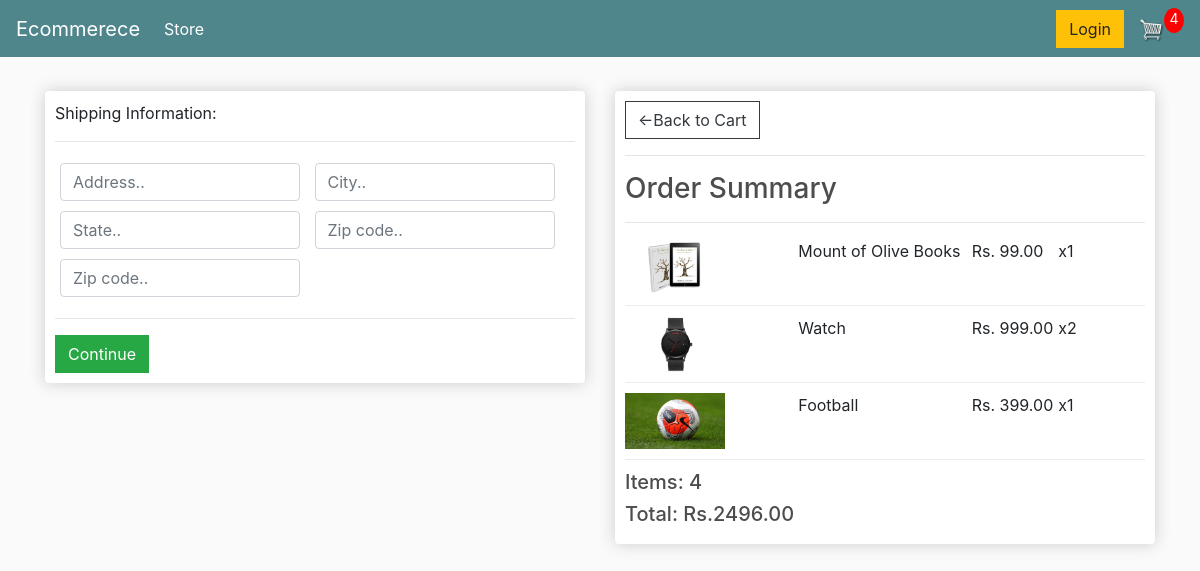
/checkout/ (signed in), run on an earlier commit of the app's database.
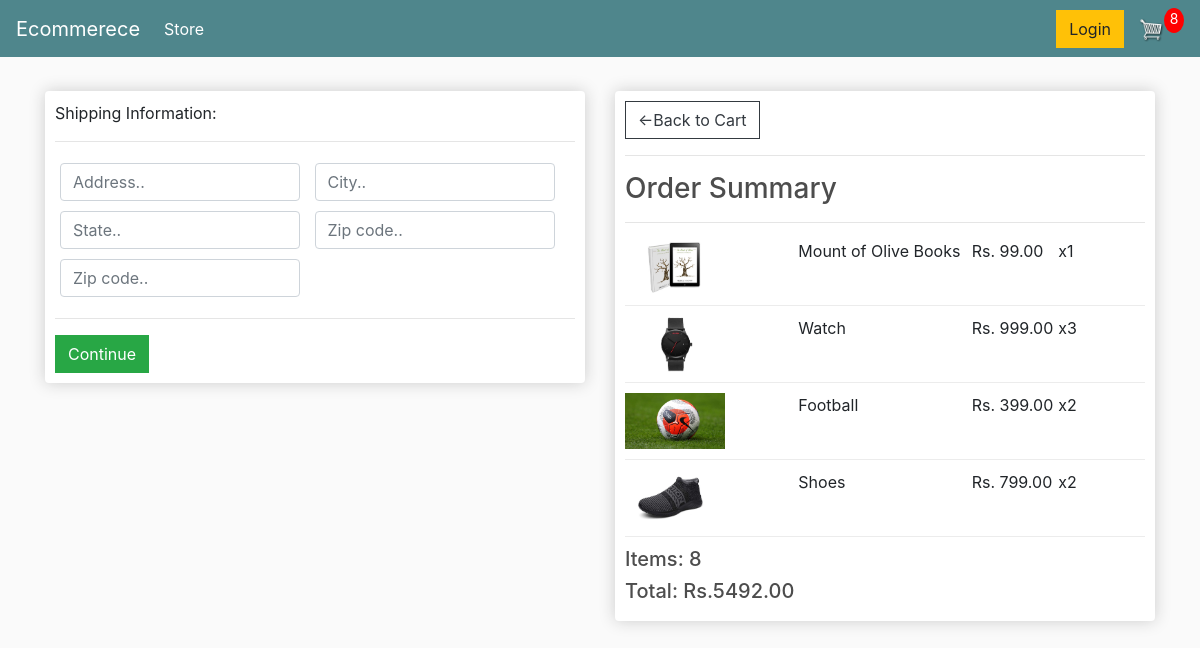
And on a later commit of the database.
### store/models.py (models this page shows, shortened)
class OrderItem(models.Model):
    product = models.ForeignKey(Product ,on_delete=models.SET_NULL, null=True, blank=True)
    order = models.ForeignKey(Order ,on_delete=models.SET_NULL, null=True, blank=True)
    quantity = models.IntegerField(default = 0, null=True, blank=True)
    date_added = models.DateTimeField(auto_now_add=True,null=True, blank=True)
    @property
    def get_total(self):
        total = self.quantity * self.product.price
        return total

class Product(models.Model):
    name = models.CharField(max_length = 200, null = True)
    price = models.DecimalField(max_digits=10,decimal_places=2)
    digital = models.BooleanField(default = False, null=True, blank=True)
    image = models.ImageField(null = True, blank= True)
    @property
    def image_url(self):
        try:
            url = self.image.url
        except:
            url = ''
        return url

class Order(models.Model):
    customer = models.ForeignKey(Customer ,on_delete=models.CASCADE, null=True, blank=True)
    date_ordered = models.DateTimeField(auto_now_add=True)
    complete = models.BooleanField(default = False, null=True, blank=True)
    transaction_id = models.CharField(max_length = 200, null = True)
    @property
    def cart_items(self):
        orderitems = self.orderitem_set.all()
        total = sum(item.quantity for item in orderitems)
        return total
    @property
    def cart_total(self):
        orderitems = self.orderitem_set.all()
        total = sum(item.get_total for item in orderitems)
        return total
    @property
    def shipping(self):
        shipping = False
        orderitems = self.orderitem_set.all()
        for item in orderitems:
            if item.product.digital == False:
                shipping = True
                break
        return shipping

### store/views.py (the view)
# urls.py: path('checkout/', views.checkout, name="checkout"),
def checkout(request):
    data = cookie_data(request)
    items = data['items']
    order = data['order']
    cart_items = data['cart_items']
    context = {'items':items,'order':order,'cart_items':cart_items}
    return render(request,"store/checkout.html",context)

### store/utils.py (called while the page is built)
def cookie_data(request):
    if request.user.is_authenticated:
        customer = request.user.customer
        order, created = Order.objects.get_or_create(customer = customer,complete = False)
        items = order.orderitem_set.all()
        cart_items = order.cart_items
    else:
        cookie_data = cookie_cart(request)
        items = cookie_data['items']
        order = cookie_data['order']
        cart_items = cookie_data['cart_items']
    return {'items':items,'order':order,'cart_items':cart_items}

### store/templates/store/checkout.html (shortened to what this page needs)
{% extends 'store/main.html' %}
{% load static %}
{% block content %}
    <div class="row">
        <div class="col-lg-6">
            <div class="box-element" id="form-wrapper">
                <form action="" id="form">
                    <div id="shipping-info">
                        <p>Shipping Information:</p>
						<hr>
						<div class="form-field">
							<input class="form-control" type="text" name="address" placeholder="Address..">
						</div>
						<div class="form-field">
							<input class="form-control" type="text" name="city" placeholder="City..">
						</div>
						<div class="form-field">
							<input class="form-control" type="text" name="state" placeholder="State..">
						</div>
						<div class="form-field">
							<input class="form-control" type="text" name="zipcode" placeholder="Zip code..">
						</div>
						<div class="form-field">
							<input class="form-control" type="text" name="country" placeholder="Zip code..">
						</div>
                    </div>
                    <hr>
                    <input id="form-button" class="btn btn-success btn-black" type="submit" value="Continue">
                </form>
            </div>
            <br>
        </div>
        <div class="col-lg-6">
            <div class="box-element">
                <a class="btn btn-outline-dark" href="{% url 'cart' %}">&#x2190;Back to Cart</a>
            <hr>
            <h3>Order Summary</h3>
            <hr>
            {% for item in items  %}
            <div class="cart-row">
                <div style="flex:2"><img class="row-image" src="{{item.product.image_url}}"></div>
                <div style="flex:2"><p>{{item.product.name}}</p></div>
                <div style="flex:1"><p>Rs. {{item.product.price}}</p></div>
                <div style="flex:1"><p>x{{item.quantity}}</p></div>
            </div>
            {% endfor %}
            <h5>Items:  {{order.cart_items}}</h5>
            <h5>Total:  Rs.{{order.cart_total|floatformat:2}}</h5>
        </div>
    </div>
{% endblock content%}

What changed in the data, as far as the page shows it:
changed OrderItem "Watch": quantity "2" → "3"
changed OrderItem "Football": quantity "1" → "2"
added OrderItem: product.image_url (picture), product.name "Shoes", product.price "799.00", quantity "2"
changed through a linked row, Order: cart_items "4" → "8"; cart_total "2496.00" → "5492.00"
Also different on the page:
{{ cart_items }}: "4" → "8"
